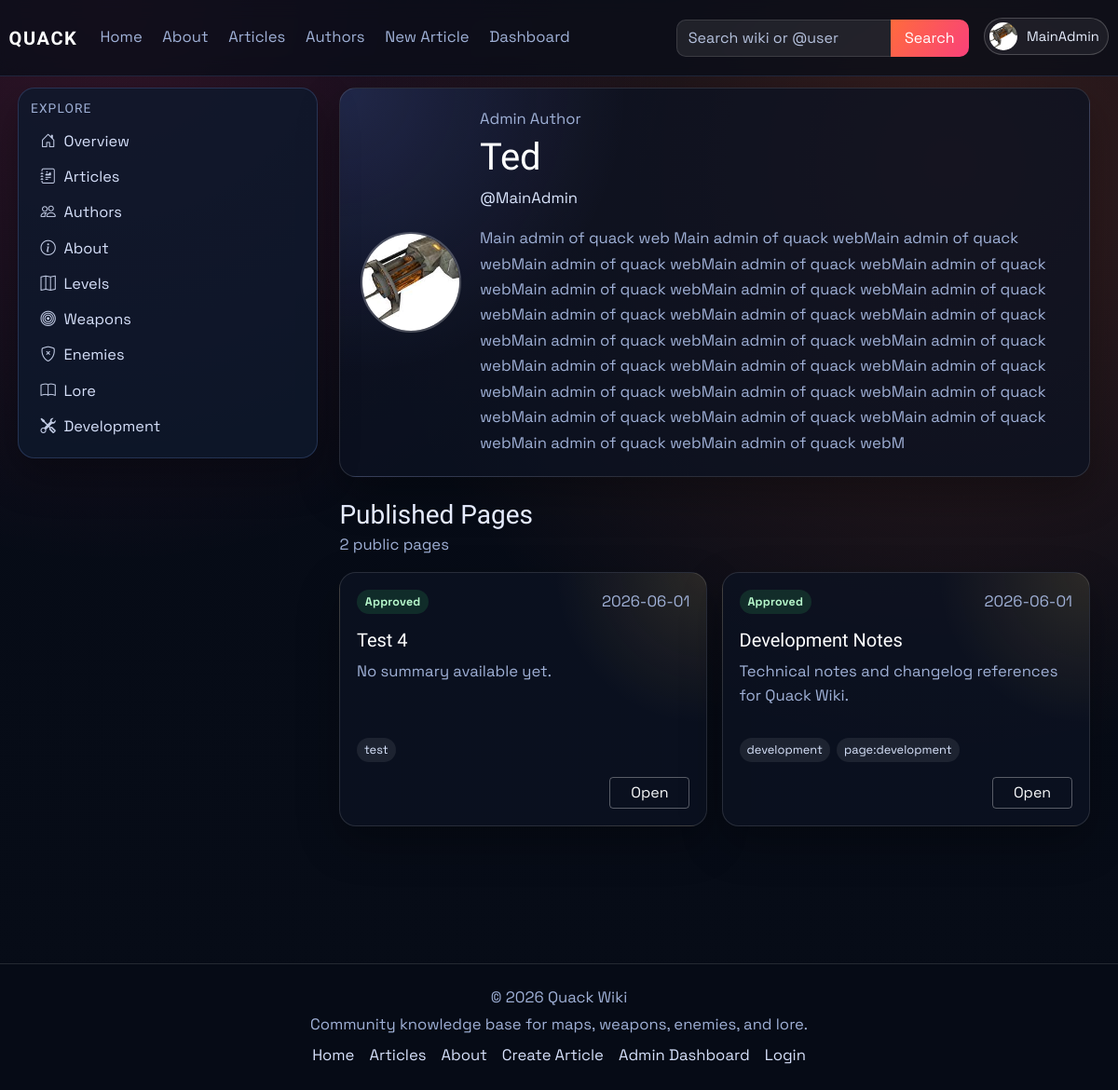
Page /authors/MainAdmin (signed in) on the earlier database version.
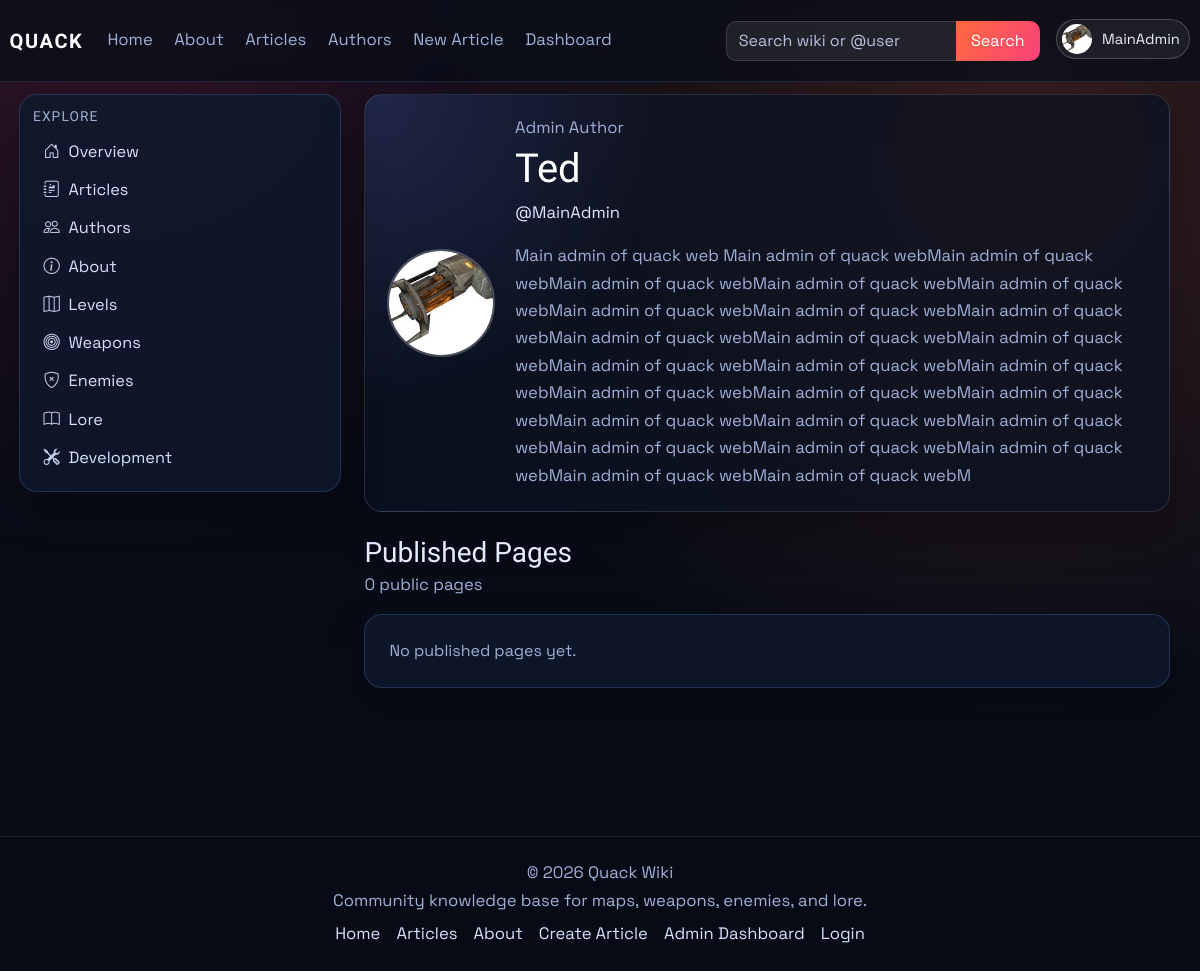
Same page on the later database version.
### models.py (models this page shows)
class Article(db.Model):
    id = db.Column(db.Integer, primary_key=True)
    title = db.Column(db.String(120), unique=True, nullable=False)
    author = db.Column(db.String(120), nullable=False)
    created_at = db.Column(db.DateTime, default=datetime.utcnow)
    image_url = db.Column(db.String(120), default='default.png')
    summary = db.Column(db.Text)
    content = db.Column(db.Text, nullable=False)
    infobox_data = db.Column(db.Text, nullable=True)
    tags = db.Column(db.JSON, default=list)
    status = db.Column(db.String(20), default='pending', nullable=False)
    approved_by = db.Column(db.String(120), nullable=True)
    approved_at = db.Column(db.DateTime, nullable=True)
    is_archived = db.Column(db.Boolean, default=False, nullable=False)
    archived_at = db.Column(db.DateTime, nullable=True)

### main.py (the view)
@app.route('/authors/<username>')
def public_profile(username):
    user = User.query.filter_by(username=username).first_or_404()
    if user.is_archived:
        abort(404)
    articles = public_articles_for_user(user)
    article_links = {article_obj.id: article_public_url(article_obj) for article_obj in articles}
    return render_template(
        'public_profile.html',
        profile_user=user,
        articles=articles,
        article_links=article_links,
    )

### main.py (called while the page is built)
def get_site_settings():
    settings = SiteSettings.query.get(1)
    if not settings:
        settings = SiteSettings(id=1)
        db.session.add(settings)
        db.session.commit()
    return settings

@app.context_processor
def inject_site_settings():
    return {'site_settings': get_site_settings()}

@login_manager.user_loader
def load_user(user_id):
    user = User.query.get(int(user_id))
    if user and user.is_archived:
        return None
    return user

def article_public_url(article_obj: Article) -> str:
    if article_has_tag(article_obj, static_page_tag('about-us')):
        return url_for('about')
    return url_for('article', article_title=article_obj.title)

def normalize_identity(value: str) -> str:
    ascii_value = unicodedata.normalize('NFKD', value or '').encode('ascii', 'ignore').decode('ascii')
    return re.sub(r'[^a-z0-9]+', '', ascii_value.lower())

def static_page_tag(page_key: str) -> str:
    return f"page:{page_key.strip().lower()}"

def article_has_tag(article_obj: Article, tag_name: str) -> bool:
    wanted = tag_name.strip().lower()
    return any(str(tag).strip().lower() == wanted for tag in (article_obj.tags or []))

### templates/public_profile.html (shortened to what this page needs)
{% extends "_base.html" %}
{% block content %}
<div class="container-fluid px-0">
    <section class="author-hero mb-4">
        {% if profile_user.profile_image_url %}
        <img class="author-avatar" src="{{ url_for('static', filename='img/' ~ profile_user.profile_image_url) }}" alt="{{ profile_user.username }} profile picture">
        {% else %}
        <div class="author-avatar author-avatar-fallback">{{ profile_user.username[0]|upper }}</div>
        {% endif %}
        <div>
            <p class="article-meta mb-1">
                {{ profile_user.role|capitalize }} Author
            </p>
            <h1 class="article-title mb-2">{{ profile_user.public_display_name or profile_user.username }}</h1>
            <p class="author-username mb-3">@{{ profile_user.username }}</p>
            <p class="author-bio mb-0">{{ profile_user.public_bio or "This author has not added a public bio yet." }}</p>
        </div>
    </section>
    <section class="d-flex justify-content-between align-items-center mb-3">
        <div>
            <h3 class="mb-1">Published Pages</h3>
            <p class="article-meta mb-0">{{ articles|length }} public {{ 'page' if articles|length == 1 else 'pages' }}</p>
        </div>
    </section>
    <section class="my-pages-grid">
        {% for article in articles %}
        <article class="my-page-card">
            <div class="my-page-card-top">
                <span class="my-page-status my-page-status-approved">Approved</span>
                <span class="article-meta">{{ article.created_at.strftime('%Y-%m-%d') if article.created_at else 'Unknown date' }}</span>
            </div>
            <h3 class="my-page-title">{{ article.title }}</h3>
            <p class="my-page-summary">{{ article.summary or "No summary available yet." }}</p>
            {% if article.tags %}
            <div class="my-page-tags">
                {% for tag in article.tags[:5] %}
                <span>{{ tag }}</span>
                {% endfor %}
            </div>
            {% endif %}
            <div class="my-page-actions">
                <a class="btn btn-outline-light btn-sm" href="{{ article_links[article.id] }}">Open</a>
            </div>
        </article>
        {% else %}
        <div class="card p-4 my-pages-empty">
            <p class="text-muted mb-0">No published pages yet.</p>
        </div>
        {% endfor %}
    </section>
</div>
{% endblock %}

Differences in the rows shown:
no longer on this page (row edited): Article: created_at "2026-06-01", title "Test 4", summary "No summary available yet.", 5 "test"
no longer on this page (row edited): Article: created_at "2026-06-01", title "Development Notes", summary "Technical notes and changelog references for Quack Wiki.", 5 "development" "page:development"
Other differences:
{{ articles|length }}: "2" → "0"
text now shown: "No published pages yet."
